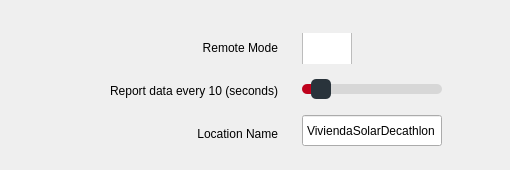
               <widget class="QWidget" name="tab_2">
                <attribute name="title">
                 <string>Advanced settings</string>
                </attribute>
                <widget class="QWidget" name="widget_34" native="true">
                 <property name="geometry">
                  <rect>
                   <x>50</x>
                   <y>20</y>
                   <width>451</width>
                   <height>141</height>
                  </rect>
                 </property>
                 <layout class="QHBoxLayout" name="horizontalLayout_7">
                  <item>
                   <spacer name="horizontalSpacer_26">
                    <property name="orientation">
                     <enum>Qt::Horizontal</enum>
                    </property>
                    <property name="sizeHint" stdset="0">
                     <size>
                      <width>15</width>
                      <height>20</height>
                     </size>
                    </property>
                   </spacer>
                  </item>
                  <item>
                   <widget class="QWidget" name="widget_35" native="true">
                    <layout class="QVBoxLayout" name="verticalLayout_32">
                     <item>
                      <widget class="QLabel" name="label_24">
                       <property name="styleSheet">
                        <string notr="true">font: 10pt &quot;Swis721 WGL4 BT&quot;;</string>
                       </property>
                       <property name="text">
                        <string>Remote Mode</string>
                       </property>
                       <property name="alignment">
                        <set>Qt::AlignRight|Qt::AlignTrailing|Qt::AlignVCenter</set>
                       </property>
                      </widget>
                     </item>
                     <item>
                      <widget class="QLabel" name="report_rate_label">
                       <property name="styleSheet">
                        <string notr="true">font: 10pt &quot;Swis721 WGL4 BT&quot;;</string>
                       </property>
                       <property name="text">
                        <string>Report data every 10 (seconds)</string>
                       </property>
                       <property name="alignment">
                        <set>Qt::AlignRight|Qt::AlignTrailing|Qt::AlignVCenter</set>
                       </property>
                      </widget>
                     </item>
                     <item>
                      <widget class="QLabel" name="label_45">
                       <property name="styleSheet">
                        <string notr="true">font: 10pt &quot;Swis721 WGL4 BT&quot;;</string>
                       </property>
                       <property name="text">
                        <string>Location Name</string>
                       </property>
                       <property name="alignment">
                        <set>Qt::AlignRight|Qt::AlignTrailing|Qt::AlignVCenter</set>
                       </property>
                      </widget>
                     </item>
                    </layout>
                   </widget>
                  </item>
                  <item>
                   <widget class="QWidget" name="widget_36" native="true">
                    <layout class="QVBoxLayout" name="verticalLayout_33">
                     <item>
                      <widget class="QCheckBox" name="remote_mode_button">
                       <property name="sizePolicy">
                        <sizepolicy hsizetype="Fixed" vsizetype="Fixed">
                         <horstretch>0</horstretch>
                         <verstretch>0</verstretch>
                        </sizepolicy>
                       </property>
                       <property name="minimumSize">
                        <size>
                         <width>60</width>
                         <height>31</height>
                        </size>
                       </property>
                       <property name="styleSheet">
                        <string notr="true">QCheckBox {/*this is for the text*/
    
}

QCheckBox::indicator {/*this is for the icon*/
/*the compilator always go for the minimun*/
min-width:50px;
min-height:50px;
}

QCheckBox::indicator:unchecked {
    image: url(./src/icons/togg_off.png); /*the additional stuff is to make it resizable*/
}

QCheckBox::indicator:unchecked:hover {
    image: url(./src/icons/togg_off_h.png) ;
}

QCheckBox::indicator:unchecked:pressed {
     image: url(./src/icons/togg_off_p.png);
}

QCheckBox::indicator:checked {
    image: url(./src/icons/togg_on.png);
}

QCheckBox::indicator:checked:hover {
    image: url(./src/icons/togg_on_h.png);
}

QCheckBox::indicator:checked:pressed {
    image: url(./src/icons/togg_on_p.png) ;
}

QCheckBox::indicator:indeterminate:hover {
    image: url(./src/icons/togg_on_p.png) ;
}

QCheckBox::indicator:indeterminate:pressed {
    image: url(./src/icons/togg_on_p.png) ;
}</string>
                       </property>
                       <property name="text">
                        <string/>
                       </property>
                       <property name="checked">
                        <bool>false</bool>
                       </property>
                      </widget>
                     </item>
                     <item>
                      <widget class="QSlider" name="report_rate">
                       <property name="minimumSize">
                        <size>
                         <width>140</width>
                         <height>31</height>
                        </size>
                       </property>
                       <property name="styleSheet">
                        <string notr="true">QSlider::groove:horizontal { /*treat the bar as a hole (good for size and borders)*/
border: 0px solid black; 
border-radius: 5px;
background-color: rgba(0, 0, 0,10%);
height: 10px;
}

QSlider::sub-page:horizontal {/*the left side of the bar*/
/*
background: qlineargradient(x1: 0, y1: 0,    x2: 0, y2: 1,
    stop: 0 rgb(170, 0, 0), stop: 1 rgb(255, 74, 74));
*/
background: #BF021C; /*red fill*/
border: 0px solid #777;
height: 10px; /*dont understand what thsi does*/
border-radius: 5px;
}

QSlider::add-page:horizontal {/*the right side of the bar*/
background: rgba(255, 255, 255,0%);
border: 0px solid #777;
height: 10px;
border-radius: 4px;
}

QSlider::handle:horizontal { /*the middle handler*/
background: #29333B; /*title dark blue*/
border: 0px solid rgb(141, 141, 141);

margin-top: -5px;
margin-bottom: -5px;
width: 20px;
border-radius: 5px;
}

QSlider::handle:horizontal:hover {
background: #2B2C33;
border: 0px solid #444;

border-radius: 8px;
}

QSlider::sub-page:horizontal:disabled {
background: rgb(0, 85, 0);
border-color: rgb(255, 0, 4);
}

QSlider::add-page:horizontal:disabled {
background: #eee;
border-color: #999;
}

QSlider::handle:horizontal:disabled {
background: #eee;
border: 1px solid #aaa;
border-radius: 4px;
}</string>
                       </property>
                       <property name="minimum">
                        <number>1</number>
                       </property>
                       <property name="maximum">
                        <number>120</number>
                       </property>
                       <property name="singleStep">
                        <number>1</number>
                       </property>
                       <property name="pageStep">
                        <number>5</number>
                       </property>
                       <property name="value">
                        <number>10</number>
                       </property>
                       <property name="orientation">
                        <enum>Qt::Horizontal</enum>
                       </property>
                      </widget>
                     </item>
                     <item>
                      <widget class="QLineEdit" name="lineEdit">
                       <property name="minimumSize">
                        <size>
                         <width>0</width>
                         <height>31</height>
                        </size>
                       </property>
                       <property name="text">
                        <string>ViviendaSolarDecathlon</string>
                       </property>
                       <property name="alignment">
                        <set>Qt::AlignCenter</set>
                       </property>
                      </widget>
                     </item>
                    </layout>
                   </widget>
                  </item>
                  <item>
                   <spacer name="horizontalSpacer_27">
                    <property name="orientation">
                     <enum>Qt::Horizontal</enum>
                    </property>
                    <property name="sizeHint" stdset="0">
                     <size>
                      <width>40</width>
                      <height>20</height>
                     </size>
                    </property>
                   </spacer>
                  </item>
                 </layout>
                </widget>
               </widget>
